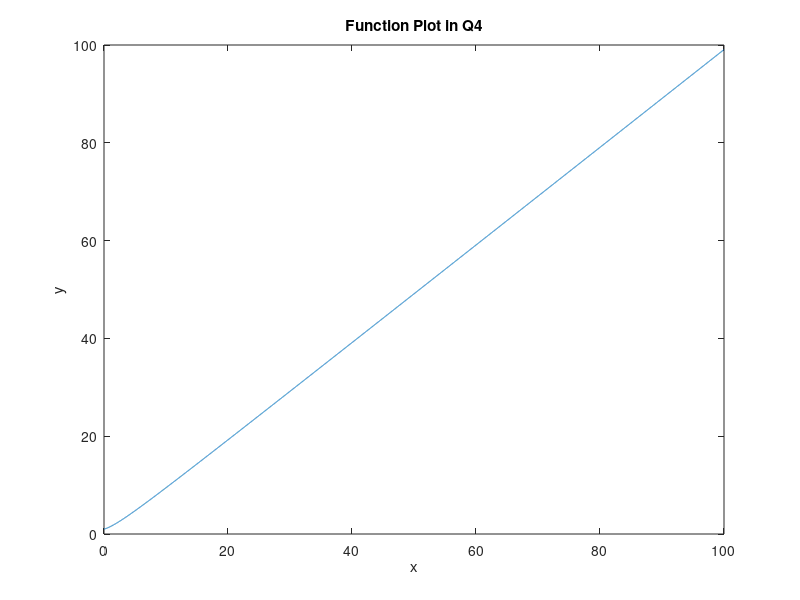

This chart was generated by the following MATLAB code:

x=0:0.01:100 %this creates a vector of values for x, from 0 to 100 in 1 increments. 
y= (x.^2 +2*x +3)./(x+3)
plot(x,y)
xlabel("x")
ylabel("y")
title("Function Plot in Q4")